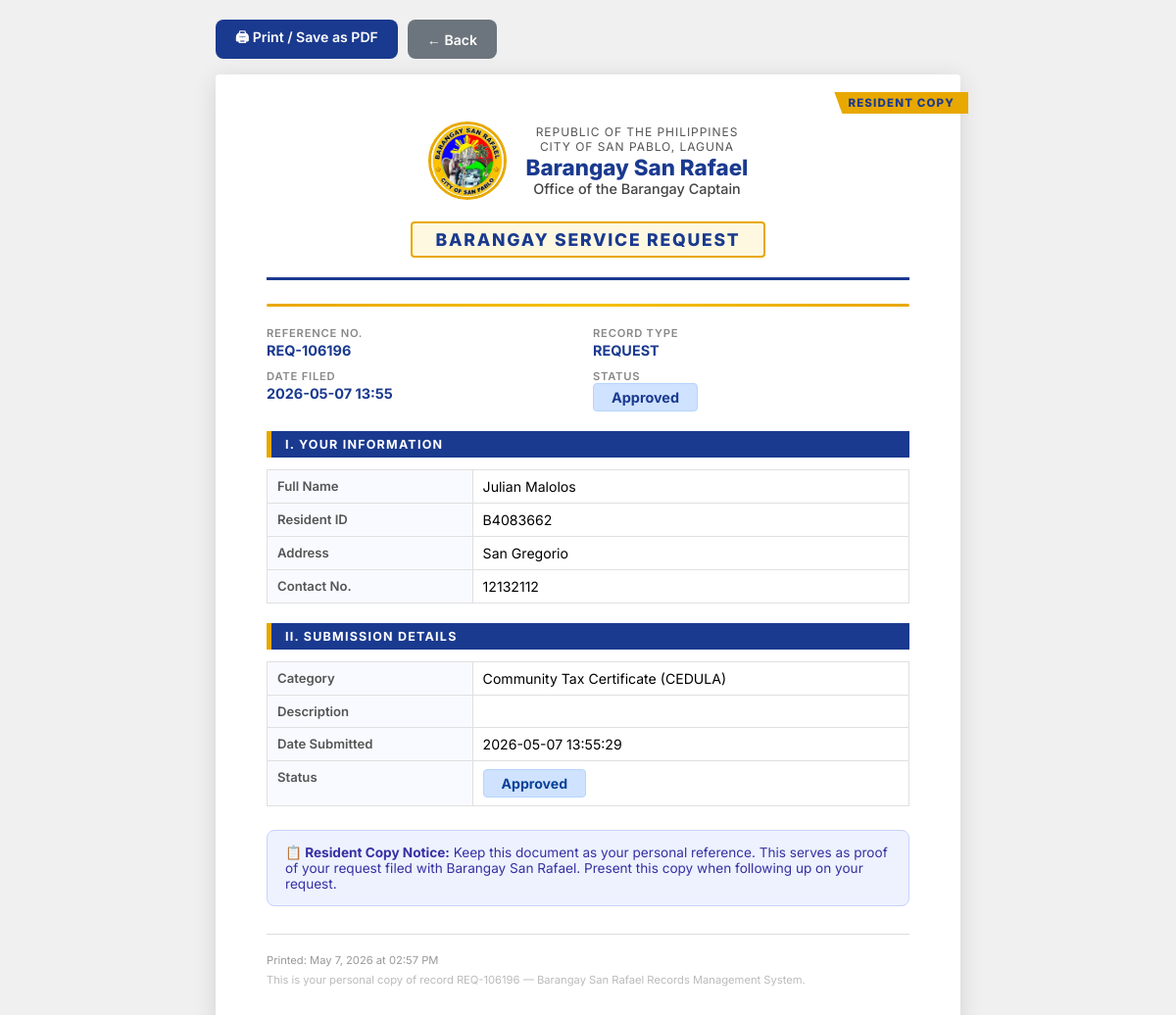
The app's page /resident/view_copy.php?id=REQ-106196 (signed in) with its own data.
### tables this page shows
CREATE TABLE `records` (
  `record_id` varchar(20) NOT NULL,
  `record_type` enum('request','complaint') NOT NULL,
  `resident_id` varchar(10) NOT NULL,
  `category` varchar(100) NOT NULL,
  `details` text DEFAULT NULL,
  `status` enum('Pending','Approved','Done') DEFAULT 'Pending',
  `date_submitted` datetime DEFAULT current_timestamp(),
  `is_deleted` tinyint(1) DEFAULT 0,
  `deleted_at` datetime DEFAULT NULL,
  `deleted_by` varchar(100) DEFAULT NULL,
  `delete_reason` varchar(255) DEFAULT NULL,
  PRIMARY KEY (`record_id`),
  KEY `resident_id` (`resident_id`),
  CONSTRAINT `records_ibfk_1` FOREIGN KEY (`resident_id`) REFERENCES `residents` (`resident_id`)
);

CREATE TABLE `residents` (
  `resident_id` varchar(10) NOT NULL,
  `name` varchar(100) NOT NULL,
  `address` varchar(200) NOT NULL,
  `contact` varchar(20) NOT NULL,
  PRIMARY KEY (`resident_id`)
);

### includes/config.php (called while the page is built, shortened)
<?php
function db(): mysqli {
    static $c=null;
    if (!$c) {
        $c=new mysqli(DB_HOST,DB_USER,DB_PASS,DB_NAME);
        $c->set_charset('utf8mb4');
    }
    return $c;
}
function db_fetch_all(string $sql,array $p=[]): array {
    $s=db()->prepare($sql);
    if ($p) $s->bind_param(str_repeat('s',count($p)),...$p);
    $s->execute(); $r=$s->get_result(); $rows=[];
    while ($row=$r->fetch_assoc()) $rows[]=$row;
    return $rows;
}
function db_fetch_one(string $sql,array $p=[]): ?array { $r=db_fetch_all($sql,$p); return $r[0]??null; }
function is_resident(): bool { return session_name()==='BRGY_RESIDENT' && isset($_SESSION['resident_account_id']); }
function current_resident(): ?array { if (!is_resident()) return null; return db_fetch_one('SELECT * FROM resident_accounts WHERE id=?',[$_SESSION['resident_account_id']]); }
function e(string $s): string { return htmlspecialchars($s,ENT_QUOTES,'UTF-8'); }

### resident/view_copy.php (the view, shortened to what this page needs)
<?php
require_once __DIR__ . '/../includes/config.php';
$acc = current_resident();
$record_id = trim($_GET['id'] ?? '');
$record = db_fetch_one('
    SELECT r.*, res.name, res.address, res.contact, res.resident_id as res_id
    FROM records r
    JOIN residents res ON r.resident_id = res.resident_id
    WHERE r.record_id = ? AND r.resident_id = ? AND (r.is_deleted IS NULL OR r.is_deleted = 0)
', [$record_id, $acc['resident_id']]);
$doc_number = strtoupper($record['record_id']);
$type_label = strtoupper($record['record_type']);
$print_date = date('F j, Y');
$print_time = date('h:i A');
?>
<!DOCTYPE html>
<html lang="en">
<head>
</head>
<body>
<div class="print-controls">
  <button class="btn-print-ctrl btn-blue" onclick="window.print()">🖨 Print / Save as PDF</button>
  <button class="btn-print-ctrl btn-back" onclick="history.back()">← Back</button>
</div>
<div class="document-page">
  <div class="copy-ribbon">Resident Copy</div>
  <div class="doc-header">
    <div class="logo-row">
      <img src="/BarangayProject/Logo.jpg" alt="Barangay Logo" class="doc-logo">
      <div class="header-text">
        <div class="republic-line">Republic of the Philippines</div>
        <div class="republic-line">City of San Pablo, Laguna</div>
        <div class="barangay-name">Barangay San Rafael</div>
        <div class="city-line">Office of the Barangay Captain</div>
      </div>
    </div>
    <div class="doc-title">
      <?= $type_label === 'REQUEST' ? 'Barangay Service Request' : 'Barangay Complaint Record' ?>
    </div>
  </div>
  <div class="gold-line"></div>
  <div class="doc-info-box">
    <div class="doc-info-item">
      <label>Reference No.</label>
      <span><?= e($doc_number) ?></span>
    </div>
    <div class="doc-info-item">
      <label>Record Type</label>
      <span><?= e($type_label) ?></span>
    </div>
    <div class="doc-info-item">
      <label>Date Filed</label>
      <span><?= e(substr($record['date_submitted'],0,16)) ?></span>
    </div>
    <div class="doc-info-item">
      <label>Status</label>
      <span class="status-box status-<?= e($record['status']) ?>"><?= e($record['status']) ?></span>
    </div>
  </div>
  <div class="section-header">I. Your Information</div>
  <table class="detail-table">
    <tr><td>Full Name</td><td><?= e($record['name']) ?></td></tr>
    <tr><td>Resident ID</td><td><?= e($record['res_id'] ?? $record['resident_id']) ?></td></tr>
    <tr><td>Address</td><td><?= e($record['address']) ?></td></tr>
    <tr><td>Contact No.</td><td><?= e($record['contact']) ?></td></tr>
  </table>
  <div class="section-header">II. Submission Details</div>
  <table class="detail-table">
    <tr><td>Category</td><td><?= e($record['category']) ?></td></tr>
    <tr><td>Description</td><td style="white-space:pre-wrap;"><?= e($record['details'] ?? 'No additional details.') ?></td></tr>
    <tr><td>Date Submitted</td><td><?= e($record['date_submitted']) ?></td></tr>
    <tr><td>Status</td><td><span class="status-box status-<?= e($record['status']) ?>"><?= e($record['status']) ?></span></td></tr>
  </table>
  <div class="resident-note">
    <strong>📋 Resident Copy Notice:</strong> Keep this document as your personal reference.
    This serves as proof of your <?= strtolower($type_label) === 'complaint' ? 'complaint' : 'request' ?> filed with Barangay San Rafael.
    Present this copy when following up on your <?= strtolower($type_label) ?>.
  </div>
  <div class="doc-footer">
    <small>Printed: <?= $print_date ?> at <?= $print_time ?></small><br>
    <small style="color:#bbb;">This is your personal copy of record <?= e($doc_number) ?> — Barangay San Rafael Records Management System.</small>
  </div>
</div>
</body>
</html>

### resident/view_copy.php (style rules this page uses)
* { font-family: 'Inter', sans-serif; margin: 0; padding: 0; box-sizing: border-box; }
body { background: #f0f0f0; padding: 20px; }
.print-controls { max-width: 760px; margin: 0 auto 16px; display: flex; gap: 10px; }
.document-page { max-width: 760px; margin: 0 auto; background: #fff; padding: 48px 52px; box-shadow: 0 4px 24px rgba(0,0,0,.12); border-radius: 4px; position: relative; }
.doc-header { text-align: center; border-bottom: 3px solid #1A3A8F; padding-bottom: 20px; margin-bottom: 24px; }
.doc-header .logo-row { display: flex; align-items: center; justify-content: center; gap: 20px; margin-bottom: 12px; }
.doc-header img.doc-logo { width: 80px; height: 80px; border-radius: 50%; border: 3px solid #E8A800; }
.doc-header .republic-line { font-size: .75rem; color: #555; letter-spacing: .08em; text-transform: uppercase; }
.doc-header .barangay-name { font-size: 1.4rem; font-weight: 800; color: #1A3A8F; }
.doc-header .city-line { font-size: .9rem; color: #444; font-weight: 500; }
.doc-title { font-size: 1.1rem; font-weight: 800; letter-spacing: .1em; text-transform: uppercase; color: #1A3A8F; margin-top: 10px; display: inline-block; background: #FFF8E1; border: 2px solid #E8A800; padding: 6px 24px; border-radius: 4px; }
.gold-line { height: 3px; background: linear-gradient(90deg, #E8A800, #F5C100, #E8A800); border-radius: 2px; margin: 20px 0; }
.doc-info-box { display: grid; grid-template-columns: 1fr 1fr; gap: 10px; margin-bottom: 20px; }
.doc-info-item label { font-size: .7rem; text-transform: uppercase; letter-spacing: .07em; color: #888; font-weight: 600; display: block; }
.doc-info-item span { font-size: .9rem; font-weight: 700; color: #1A3A8F; }
.section-header { background: #1A3A8F; color: #fff; padding: 6px 14px; font-size: .78rem; text-transform: uppercase; letter-spacing: .1em; font-weight: 700; margin: 20px 0 12px; border-left: 5px solid #E8A800; }
.detail-table { width: 100%; border-collapse: collapse; }
.detail-table tr td { padding: 8px 10px; border: 1px solid #E0E0E0; font-size: .88rem; vertical-align: top; }
.detail-table tr td:first-child { background: #F8FAFF; font-weight: 600; color: #555; width: 32%; font-size: .82rem; }
.status-box { display: inline-block; padding: 5px 18px; border-radius: 4px; font-weight: 700; font-size: .88rem; }
.status-Approved { background: #CFE2FF; color: #084298; border: 1px solid #B6D4FE; }
.resident-note { background: #EEF2FF; border: 1px solid #C7D2FE; border-radius: 8px; padding: 14px 18px; margin-top: 24px; font-size: .85rem; color: #3730a3; }
.copy-ribbon { position: absolute; top: 18px; right: -8px; background: #E8A800; color: #1A3A8F; font-weight: 800; font-size: .72rem; letter-spacing: .1em; text-transform: uppercase; padding: 4px 14px; clip-path: polygon(0 0, 100% 0, 100% 100%, 8px 100%); }
.doc-footer { margin-top: 28px; padding-top: 14px; border-top: 1px solid #DDD; }
.doc-footer small { font-size: .7rem; color: #999; }
.btn-print-ctrl { padding: 8px 20px; border-radius: 8px; border: none; cursor: pointer; font-size: .88rem; font-weight: 600; display: inline-flex; align-items: center; gap: 6px; }
.btn-blue { background: #1A3A8F; color: #fff; }
.btn-back { background: #6c757d; color: #fff; }

### records on screen
records: record_id "REQ-106196", record_type "REQUEST", date_submitted "2026-05-07 13:55", status "Approved", resident.name "Julian Malolos", resident.resident_id "B4083662", resident.address "San Gregorio", resident.contact "12132112", category "Community Tax Certificate (CEDULA)", date_submitted "2026-05-07 13:55:29", record_type "request"
